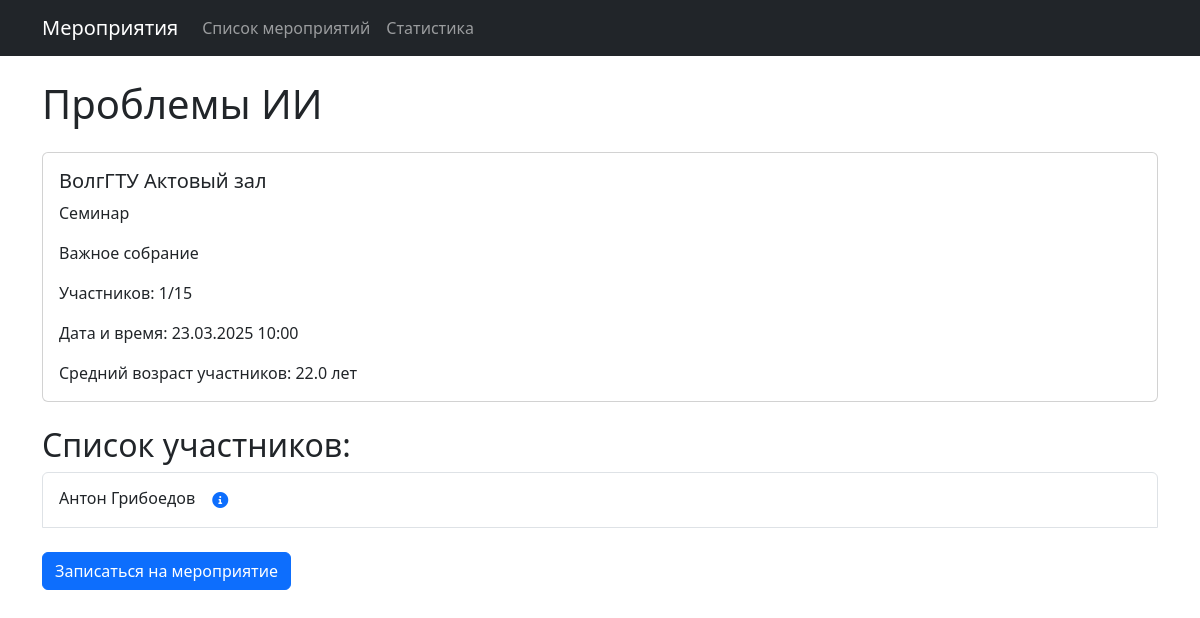
Screenshot of /events/event/3/ with the database file from the repository.
### events/models.py (models this page shows, shortened)
class Event(models.Model):
    EVENT_TYPES = [
        ('conference', 'Конференция'),
        ('seminar', 'Семинар'),
        ('workshop', 'Мастер-класс'),
        ('other', 'Другое'),
    ]
    title = models.CharField(max_length=255, verbose_name="Название конференции", default="Без названия")
    type = models.CharField(max_length=50, choices=EVENT_TYPES, verbose_name="Тип мероприятия")
    date = models.DateTimeField(verbose_name="Дата и время проведения")
    location = models.CharField(max_length=255, verbose_name="Место проведения")
    description = models.TextField(verbose_name="Описание мероприятия")
    max_participants = models.PositiveIntegerField(verbose_name="Максимальное количество участников")
    participants_count = models.PositiveIntegerField(default=0, verbose_name="Количество участников")

class Participant(models.Model):
    event = models.ForeignKey(Event, on_delete=models.CASCADE, related_name="participants", verbose_name="Мероприятие")
    first_name = models.CharField(max_length=100, verbose_name="Имя")
    last_name = models.CharField(max_length=100, verbose_name="Фамилия")
    email = models.EmailField(verbose_name="Email")
    age = models.PositiveIntegerField(verbose_name="Возраст")
    university = models.CharField(max_length=255, verbose_name="Университет")
    faculty = models.CharField(max_length=255, verbose_name="Факультет")
    group = models.CharField(max_length=50, verbose_name="Группа")

### events/views.py (the view)
# urls.py: path('event/<int:event_id>/', views.event_detail, name='event_detail'),
def event_detail(request, event_id):
    event = get_object_or_404(Event, id=event_id)
    participants = event.participants.all()
    if request.method == 'POST':
        return _handle_participant_form(request, event)
    return render(request, 'events/event_detail.html', {
        'event': event,
        'participants': participants,
        'form': ParticipantForm(),
        'average_age': _calculate_average_age(participants)
    })

### events/views.py (called while the page is built)
def _calculate_average_age(participants):
    if not participants:
        return None
    return sum(p.age for p in participants) / len(participants)

### events/templates/events/event_detail.html (shortened to what this page needs)
{% extends 'events/base.html' %}
{% block content %}
<h1 class="mb-4">{{ event.title }}</h1>
<div class="card">
    <div class="card-body">
        <h5 class="card-title">{{ event.location }}</h5>
        <p class="card-text">{{ event.get_type_display }}</p>
        <p class="card-text">{{ event.description }}</p>
        <p class="card-text">Участников: {{ event.participants_count }}/{{ event.max_participants }}</p>
        <p class="card-text">Дата и время: {{ event.date|date:"d.m.Y H:i" }}</p>
        <p class="card-text">
            Средний возраст участников:
            {% if average_age %}
                {{ average_age|floatformat:1 }} лет
            {% else %}
                Нет данных
            {% endif %}
        </p>
    </div>
</div>
<h2 class="mt-4">Список участников:</h2>
<ul class="list-group mb-4">
    {% for participant in participants %}
        <li class="list-group-item">
            {{ participant.first_name }} {{ participant.last_name }}
            <button type="button" class="btn btn-link" data-bs-toggle="modal" data-bs-target="#participantModal{{ participant.id }}">
                <i class="fas fa-info-circle"></i>
            </button>
        </li>
    {% empty %}
        <li class="list-group-item">Пока нет участников.</li>
    {% endfor %}
</ul>
<button type="button" class="btn btn-primary" data-bs-toggle="modal" data-bs-target="#registrationModal">
    Записаться на мероприятие
</button>
{% endblock %}

### rows the page displays
Event: title "Проблемы ИИ", location "ВолгГТУ Актовый зал", type "Семинар", description "Важное собрание", participants_count "1", max_participants "15", date "23.03.2025 10:00"
Participant: first_name "Антон", last_name "Грибоедов"

### other values shown
{{ average_age|floatformat:1 }} "22.0"
